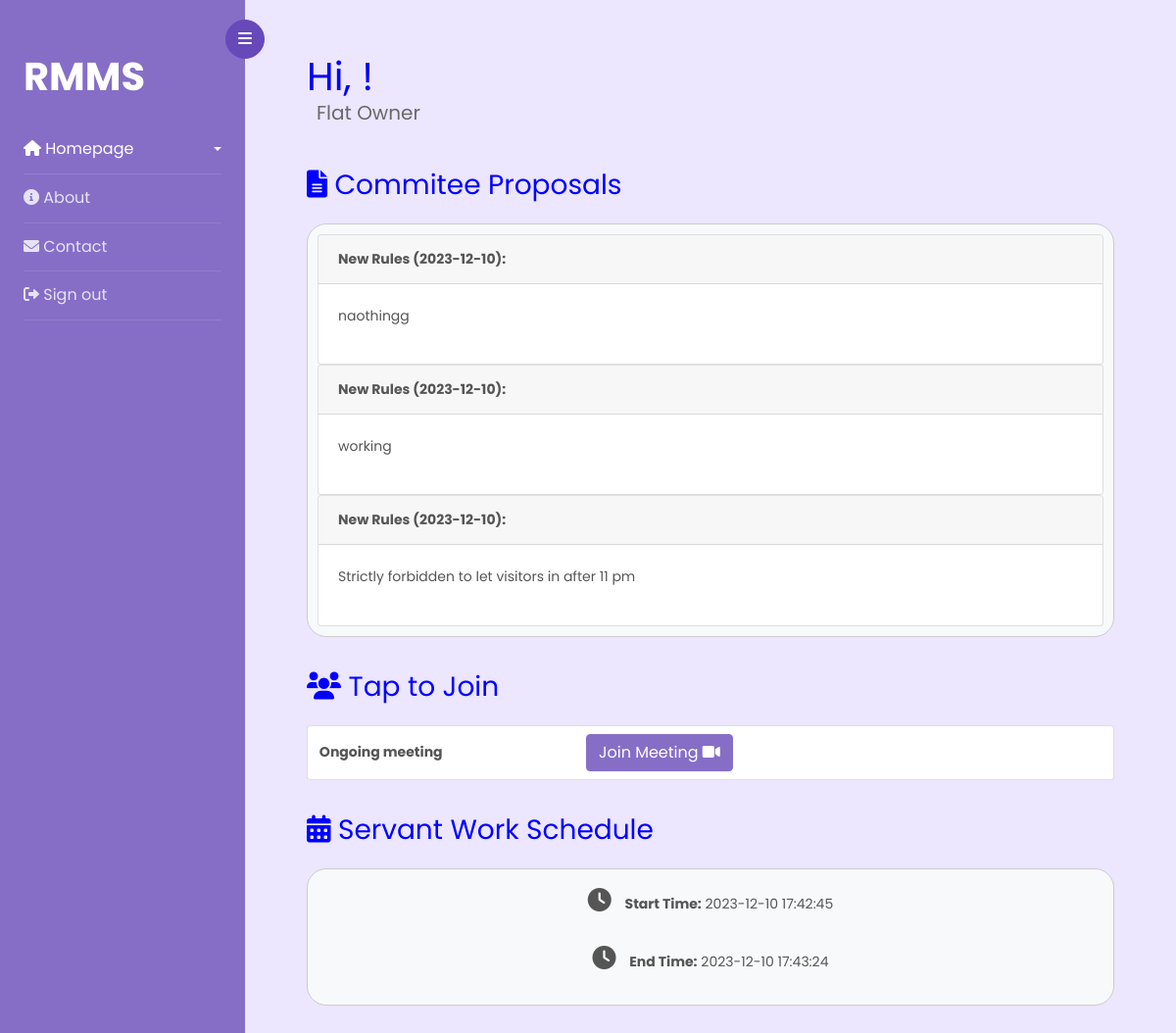
The page /flat_owner/flat_owner.php (signed in) on the database its author committed.
### tables this page shows
CREATE TABLE `rules` (
  `RulesStatedSurrogateKey` int(11) NOT NULL,
  `OwnershipIdentityNumber` varchar(256) NOT NULL,
  `ManagerID` int(4) DEFAULT NULL,
  `RenteeID` int(4) DEFAULT NULL,
  `GuardID` int(4) DEFAULT NULL,
  `DateOfRuleState` date NOT NULL DEFAULT current_timestamp(),
  `StatedRules` text NOT NULL,
  `Feedback` text DEFAULT NULL
);

CREATE TABLE `servantwork` (
  `ServantWorkID` int(16) NOT NULL,
  `ServantID` int(4) NOT NULL,
  `RenteeID` int(4) DEFAULT NULL,
  `OwnershipIdentityNumber` varchar(256) DEFAULT NULL,
  `WorkStartTime` datetime DEFAULT NULL,
  `WorkEndTime` datetime DEFAULT NULL
);

### flat_owner/flat_owner.php (the view, shortened to what this page needs)
<?php
$UserID = $_SESSION['UserID'];
$link = mysqli_connect("localhost", "root", "", "rmms");
$sql = "SELECT fo.FlatOwnerName
        FROM flatownerstate AS fos
        JOIN flatowner AS fo ON fos.OwnershipIdentityNumber = fo.OwnershipIdentityNumber
        WHERE fos.SOID = $UserID";
$results = mysqli_query($link, $sql);
if ($results) {
    $row = mysqli_fetch_assoc($results);
    $flatOwner = $row['FlatOwnerName'];
} else {
    echo "Error: " . mysqli_error($link);
}
?>
<!doctype html>
<html lang="en">
<head>
    <link rel="stylesheet" href="https://stackpath.bootstrapcdn.com/font-awesome/4.7.0/css/font-awesome.min.css">
    <link rel="stylesheet" href="css/style.css">
    <link rel="stylesheet" href="https://cdnjs.cloudflare.com/ajax/libs/font-awesome/6.0.0-beta3/css/all.min.css"
>
</head>
<body>
    <div class="wrapper d-flex align-items-stretch">
        <nav id="sidebar">
            <div class="custom-menu">
                <button type="button" id="sidebarCollapse" class="btn btn-primary">
                    <i class="fa fa-bars"></i>
                </button>
            </div>
            <div class="p-4 pt-5">
                <h1><a href="#0" class="logo">RMMS</a></h1>
                <ul class="list-unstyled components mb-5">
                    <li class="active">
                        <a href="#homeSubmenu" data-toggle="collapse" aria-expanded="false" class="dropdown-toggle"><i
                                class="fas fa-home"></i> Homepage</a>
                    </li>
                    <li>
                        <a href="../index.html">
                            <i class="fas fa-info-circle"></i> About
                        </a>
                    </li>
                    <li>
                        <a href="../Form/ServiceForm.html">
                            <i class="fas fa-envelope"></i> Contact
                        </a>
                    </li>
                    <li>
                        <a href="../logIn.html">
                            <i class="fas fa-sign-out-alt"></i> Sign out
                        </a>
                    </li>
                </ul>
            </div>
        </nav>
        <div id="content" class="p-4 p-md-5 pt-5">
            <div class="container">
                <?php
                echo '<h1>Hi, ' . $flatOwner . ' !</h1>';
                echo '<h5 style="color: #696969; margin-top:-2%;margin-left: 10px">Flat Owner</h5>';
                ?>
                <h3><i class="fas fa-file-alt"></i> Commitee Proposals</h3>
                <div class="rules-container">
                    <?php
                    $link = mysqli_connect("localhost", "root", "", "rmms");
                    $sql = "SELECT `RulesStatedSurrogateKey`, `OwnershipIdentityNumber`, `ManagerID`, `RenteeID`, `GuardID`, `DateOfRuleState`, `StatedRules`, `Feedback` FROM `rules`";
                    $result = mysqli_query($link, $sql);
                    if ($result) {
                        while ($row = mysqli_fetch_assoc($result)) {
                            $dateOfRule = $row['DateOfRuleState'];
                            $statedRules = $row['StatedRules'];
                            ?>
                            <div class="card">
                                <div class="card-header">
                                    <b>
                                        <?php echo "New Rules (" . $dateOfRule . "):"; ?>
                                    </b>
                                </div>
                                <div class="card-body">
                                    <p>
                                        <?php echo $statedRules; ?>
                                    </p>
                                </div>
                            </div>
                            <?php
                        }
                    } else {
                        echo "ERROR: Could not execute $sql. " . mysqli_error($link);
                    }
                    ?>
                </div>
                <h3><i class="fas fa-users"></i> Tap to Join</h3>
                <div class="complain-container">
                    <div class="card">
                        <div class="row  mt-2 mb-2 ">
                            <div class="col-md-4 d-flex align-items-center">
                                <p class="mb-0"><strong class="text-center"> &nbsp; &nbsp; Ongoing meeting</strong></p>
                            </div>
                            <div class="col-md-8">
                                <a href="https://meet.google.com/jce-nkmk-pdc" class="btn btn-primary">Join Meeting <i
                                        class="fas fa-video"></i></a>
                            </div>
                        </div>
                    </div>
                </div>
                <h3><i class="fas fa-calendar-alt"></i> Servant Work Schedule</h3>
                <div class="servant-work-container">
                    <div>
                        <p><span class="clock-icon"><i class="fas fa-clock"></i></span>
                            <b>Start Time:</b>
                            <?php
                            $link = mysqli_connect("localhost", "root", "", "rmms");
                            $sql1 = "SELECT `OwnershipIdentityNumber` FROM `flatownerstate` WHERE soid = $UserID";
                            $result = mysqli_query($link, $sql1);
                            $row = mysqli_fetch_assoc($result);
                            $OwnershipIdentityNumber = $row['OwnershipIdentityNumber'];
                            $sql = "SELECT `ServantWorkID`, `ServantID`, `RenteeID`, `OwnershipIdentityNumber`, `WorkStartTime`, `WorkEndTime` FROM `servantwork` WHERE OwnershipIdentityNumber = '$OwnershipIdentityNumber';";
                            $result = mysqli_query($link, $sql);
                            $row = mysqli_fetch_assoc($result);
                            echo $row['WorkStartTime'];
                            ?>
                        </p>
                        <p><span class="clock-icon"><i class="fas fa-clock"></i></span>
                            <b>End Time:</b>
                            <?php
                            $link = mysqli_connect("localhost", "root", "", "rmms");
                            $sql1 = "SELECT `OwnershipIdentityNumber` FROM `flatownerstate` WHERE soid = $UserID";
                            $result = mysqli_query($link, $sql1);
                            $row = mysqli_fetch_assoc($result);
                            $OwnershipIdentityNumber = $row['OwnershipIdentityNumber'];
                            $sql = "SELECT `ServantWorkID`, `ServantID`, `RenteeID`, `OwnershipIdentityNumber`, `WorkStartTime`, `WorkEndTime` FROM `servantwork` WHERE OwnershipIdentityNumber = '$OwnershipIdentityNumber';";
                            $result = mysqli_query($link, $sql);
                            $row = mysqli_fetch_assoc($result);
                            echo $row['WorkEndTime'];
                            ?>
                        </p>
                    </div>
                </div>
</body>
</html>

### flat_owner/flat_owner.php (style rules this page uses)
body, html { height: 100%; margin: 0; background-color: #ece6ff; }
.container { min-height: 100vh; display: flex; flex-direction: column; justify-content: space-between; color: #555; }
h3 { color: blue; margin-top: 30px; font-weight: 400; }
h1 { color: blue; }
.rules-container, .servant-work-container { border: 1px solid #ccc; padding: 10px; margin-top: 10px; border-radius: 20px; background-color: #f8f9fa; }
.complain-container .card { margin-top: 10px; background-color: #fff; */ }
.servant-work-container { border: 1px solid #ccc; padding: 10px; margin-top: 10px; background-color: #f8f9fa; display: flex; align-items: center; justify-content: center; text-align: center; }
.clock-icon { margin-right: 10px; font-size: 24px; }

### rows shown on the page
rules: DateOfRuleState "2023-12-10", StatedRules "naothingg"
rules: DateOfRuleState "2023-12-10", StatedRules "working"
rules: DateOfRuleState "2023-12-10", StatedRules "Strictly forbidden to let visitors in after 11 pm"
servantwork: WorkStartTime "2023-12-10 17:42:45", WorkEndTime "2023-12-10 17:43:24"
